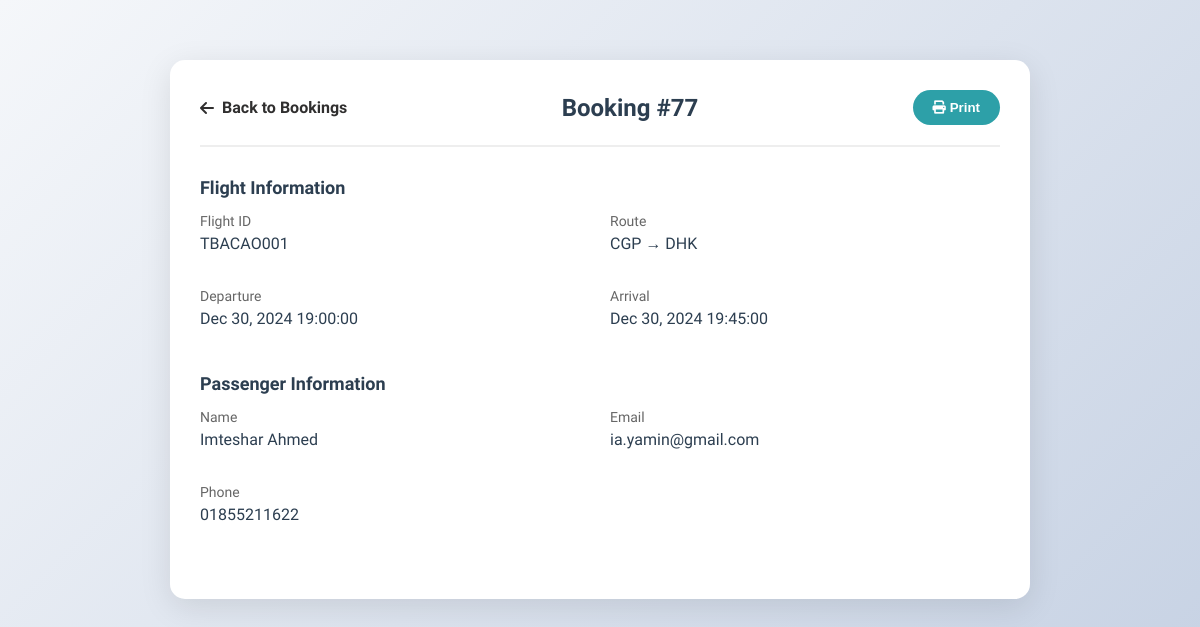
/website/admin_booking_view.php?id=77 (signed in), run on the app's committed database.
### tables this page shows
CREATE TABLE `transactions` (
  `id` int(11) NOT NULL,
  `user_id` int(11) DEFAULT NULL,
  `flight_id` varchar(50) DEFAULT NULL,
  `passenger_name` varchar(100) DEFAULT NULL,
  `email` varchar(100) DEFAULT NULL,
  `phone` varchar(20) DEFAULT NULL,
  `passport_number` varchar(50) DEFAULT NULL,
  `seat_number` varchar(20) DEFAULT NULL,
  `seat_type` varchar(20) DEFAULT NULL,
  `payment_method` varchar(20) DEFAULT NULL,
  `payment_number` varchar(50) DEFAULT NULL,
  `amount` decimal(10,2) DEFAULT NULL,
  `total_amount` decimal(10,2) DEFAULT NULL,
  `status` varchar(20) DEFAULT 'pending',
  `created_at` timestamp NOT NULL DEFAULT current_timestamp(),
  `insurance_amount` int(11) NOT NULL DEFAULT 0
);

CREATE TABLE `users` (
  `user_id` int(11) NOT NULL,
  `first_name` varchar(50) NOT NULL,
  `last_name` varchar(50) NOT NULL,
  `email` varchar(100) NOT NULL,
  `password` varchar(255) NOT NULL,
  `date_of_birth` date NOT NULL,
  `gender` enum('male','female') NOT NULL,
  `phone` varchar(15) NOT NULL,
  `user_type` enum('Customer','Admin') NOT NULL DEFAULT 'Customer',
  `reward_point` int(11) DEFAULT 0,
  `membership_level` enum('Gold','Silver','Bronze') NOT NULL DEFAULT 'Bronze',
  `created_at` timestamp NOT NULL DEFAULT current_timestamp()
);

### website/admin_booking_view.php (the view, shortened to what this page needs)
<?php
require_once 'config.php';
$booking_id = $_GET['id'];
$query = "SELECT t.*, u.first_name, u.last_name, u.email, u.phone,
          f.Flight_from, f.Flight_to, f.Start_date, f.Land_date,
          f.Start_time, f.End_time, f.Flight_ID
          FROM transactions t
          JOIN users u ON t.user_id = u.user_id
          JOIN `flight-1` f ON t.flight_id = f.Flight_ID
          WHERE t.id = ?";
$stmt = $conn->prepare($query);
$stmt->bind_param("i", $booking_id);
$stmt->execute();
$booking = $stmt->get_result()->fetch_assoc();
?>
<!DOCTYPE html>
<html>
<head>
    <link rel="stylesheet" href="https://cdnjs.cloudflare.com/ajax/libs/font-awesome/6.0.0/css/all.min.css">
</head>
<body>
    <div class="booking-container">
        <div class="booking-header">
            <a href="admin_bookings.php" class="back-btn">
                <i class="fas fa-arrow-left"></i> Back to Bookings
            </a>
            <div class="booking-id">Booking #<?php echo $booking['id']; ?></div>
            <button onclick="window.print()" class="print-btn">
                <i class="fas fa-print"></i> Print
            </button>
        </div>
        <div class="section">
            <div class="section-title">Flight Information</div>
            <div class="info-grid">
                <div class="info-item">
                    <div class="info-label">Flight ID</div>
                    <div class="info-value"><?php echo htmlspecialchars($booking['Flight_ID']); ?></div>
                </div>
                <div class="info-item">
                    <div class="info-label">Route</div>
                    <div class="info-value">
                        <?php echo htmlspecialchars($booking['Flight_from'] . ' → ' . $booking['Flight_to']); ?>
                    </div>
                </div>
                <div class="info-item">
                    <div class="info-label">Departure</div>
                    <div class="info-value">
                        <?php echo date('M d, Y', strtotime($booking['Start_date'])) . ' ' . $booking['Start_time']; ?>
                    </div>
                </div>
                <div class="info-item">
                    <div class="info-label">Arrival</div>
                    <div class="info-value">
                        <?php echo date('M d, Y', strtotime($booking['Land_date'])) . ' ' . $booking['End_time']; ?>
                    </div>
                </div>
            </div>
        </div>
        <div class="section">
            <div class="section-title">Passenger Information</div>
            <div class="info-grid">
                <div class="info-item">
                    <div class="info-label">Name</div>
                    <div class="info-value">
                        <?php echo htmlspecialchars($booking['first_name'] . ' ' . $booking['last_name']); ?>
                    </div>
                </div>
                <div class="info-item">
                    <div class="info-label">Email</div>
                    <div class="info-value"><?php echo htmlspecialchars($booking['email']); ?></div>
                </div>
                <div class="info-item">
                    <div class="info-label">Phone</div>
                    <div class="info-value"><?php echo htmlspecialchars($booking['phone']); ?></div>
                </div>
            </div>
        </div>
    </div>
</body>
</html>

### website/admin_booking_view.php (style rules this page uses)
body { font-family: 'Murecho', sans-serif; margin: 0; background: linear-gradient(135deg, #f5f7fa 0%, #c3cfe2 100%); min-height: 100vh; padding: 20px; }
.booking-container { max-width: 800px; margin: 40px auto; background: white; border-radius: 15px; box-shadow: 0 8px 32px rgba(0,0,0,0.1); padding: 30px; animation: slideIn 0.5s ease; }
.booking-header { display: flex; justify-content: space-between; align-items: center; margin-bottom: 30px; padding-bottom: 20px; border-bottom: 2px solid #eee; }
.booking-id { font-size: 24px; font-weight: 700; color: #2c3e50; }
.section { margin-bottom: 30px; }
.section-title { font-size: 18px; font-weight: 700; color: #2c3e50; margin-bottom: 15px; }
.info-grid { display: grid; grid-template-columns: repeat(2, 1fr); gap: 20px; }
.info-item { margin-bottom: 15px; }
.info-label { font-size: 14px; color: #666; margin-bottom: 5px; }
.info-value { font-size: 16px; color: #2c3e50; font-weight: 500; }
.back-btn { color: rgb(48, 47, 47); text-decoration: none; display: flex; align-items: center; gap: 8px; font-weight: 700; transition: all 0.3s ease; }
.print-btn { background: #2da0a8; color: white; border: none; padding: 10px 20px; border-radius: 25px; cursor: pointer; font-weight: 700; transition: all 0.3s ease; }

### data on the page
transactions: id "77", flight.Flight_ID "TBACAO001", flight.Flight_to "CGP → DHK", flight.Start_date "Dec 30, 2024", flight.Start_time "19:00:00", flight.Land_date "Dec 30, 2024", flight.End_time "19:45:00", user.last_name "Imteshar Ahmed", user.email "ia.yamin@gmail.com", user.phone "01855211622"
